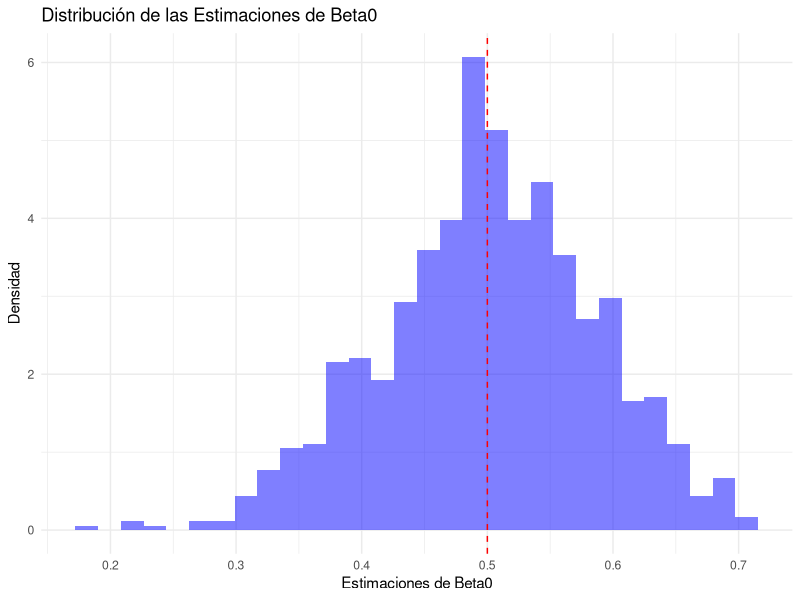
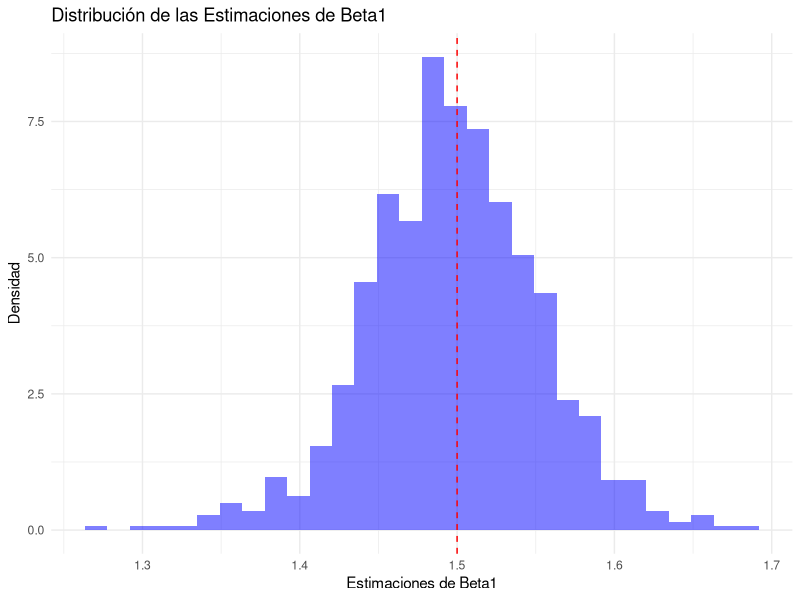

Write R code to recreate these figures, in order.
# ==========================================================
# Maestría en Ciencia y Análisis de Datos
# Universidad Mayor de San Andrés
# ----------------------------------------------------------
#   Modelos lineales y modelos lineales generalizados
# ----------------------------------------------------------
#        Rolando Gonzales Martinez, Julio 2024
# ==========================================================
#    Simulación de Insesgamiento de los Estimadores en un 
#           Modelo de Regresión de Poisson
# ==========================================================

library(ggplot2)

# Función para simular datos y estimar los parámetros beta en un modelo de Poisson
simulacion_insesgamiento_poisson <- function(n, beta0 = 0.5, 
                                     beta1 = 1.5, 
                                     num_sim = 1000) {
  beta0_hats <- numeric(num_sim)
  beta1_hats <- numeric(num_sim)
  
  for (i in 1:num_sim) {
    x <- rnorm(n)
    lambda <- exp(beta0 + beta1 * x)
    y <- rpois(n, lambda)
    model <- glm(y ~ x, family = poisson(link = "log"))
    coefs <- coef(model)
    beta0_hats[i] = coefs[1]
    beta1_hats[i] = coefs[2]
  }
  data.frame(beta0_hat = beta0_hats, beta1_hat = beta1_hats)
}

# Parámetros verdaderos
beta0_true <- 0.5
beta1_true <- 1.5

# Tamaño de muestra
sample_size <- 100

# Realizar simulación
set.seed(123)
results <- simulacion_insesgamiento_poisson(sample_size, beta0_true, beta1_true)

# Graficar los resultados
ggplot(results, aes(x = beta0_hat)) +
  geom_histogram(aes(y = ..density..), bins = 30, fill = "blue", alpha = 0.5) +
  geom_vline(xintercept = beta0_true, linetype = "dashed", color = "red") +
  labs(title = "Distribución de las Estimaciones de Beta0",
       x = "Estimaciones de Beta0",
       y = "Densidad") +
  theme_minimal()

ggplot(results, aes(x = beta1_hat)) +
  geom_histogram(aes(y = ..density..), bins = 30, fill = "blue", alpha = 0.5) +
  geom_vline(xintercept = beta1_true, linetype = "dashed", color = "red") +
  labs(title = "Distribución de las Estimaciones de Beta1",
       x = "Estimaciones de Beta1",
       y = "Densidad") +
  theme_minimal()
